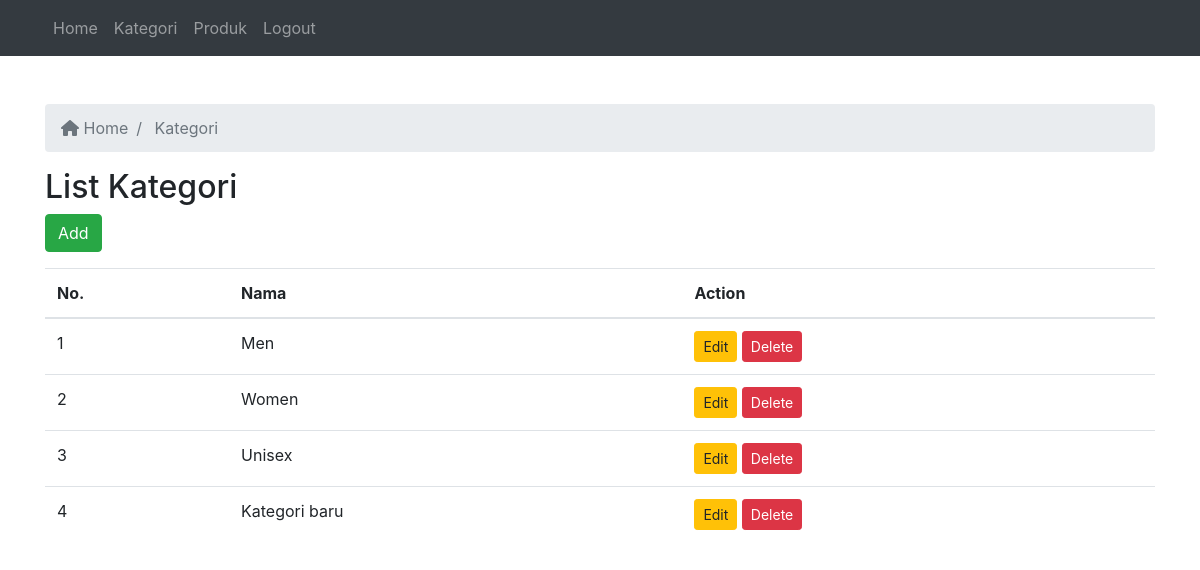
Page /admin_keewa/adminpanel/kategori.php (signed in) on the committed database.
### tables this page shows
CREATE TABLE `kategori` (
  `id` int(11) NOT NULL,
  `nama` varchar(100) DEFAULT NULL
);

### admin_keewa/adminpanel/kategori.php (the view, shortened to what this page needs)
<?php
require "../koneksi.php";
$queryKategori = mysqli_query($con, "SELECT * FROM kategori");
$jumlahKategori = mysqli_num_rows($queryKategori);
?>
<!DOCTYPE html>
<html lang="en">
<head>
    <link rel="stylesheet" href="https://maxcdn.bootstrapcdn.com/bootstrap/4.0.0/css/bootstrap.min.css">
    <link rel="stylesheet" href="../fontawesome/css/fontawesome.min.css">
</head>
<body>
    <?php require "navbar.php"; ?>
    <div class="container mt-5">
        <nav aria-label="breadcrumb">
            <ol class="breadcrumb">
                <li class="breadcrumb-item active" aria-current="page">
                    <a href="../adminpanel" class="no-decoration text-muted">
                        <i class="fas fa-home"></i> Home
                    </a>
                </li>
                <li class="breadcrumb-item active" aria-current="page">
                    Kategori
                </li>
            </ol>
        </nav>
        <div class="mt-3">
            <h2>List Kategori</h2>
            <button class="btn btn-success mb-3" data-toggle="modal" data-target="#addModal">
                Add
            </button>
            <div class="table-responsive">
                <table class="table">
                    <thead>
                        <tr>
                            <th>No.</th>
                            <th>Nama</th>
                            <th>Action</th>
                        </tr>
                    </thead>
                    <tbody>
                        <?php
                        if ($jumlahKategori == 0) {
                        ?>
                            <tr>
                                <td colspan=3 class="text-center">Data kategori tidak tersedia</td>
                            </tr>
                            <?php
                        } else {
                            $jumlah = 1;
                            while ($data = mysqli_fetch_array($queryKategori)) {
                            ?>
                                <tr>
                                    <td><?php echo $jumlah; ?></td>
                                    <td><?php echo $data['nama']; ?></td>
                                    <td>
                                        <button class="btn btn-warning btn-sm" data-toggle="modal" data-target="#editModal<?php echo $data['id']; ?>">
                                            Edit
                                        </button>
                                        <button class="btn btn-danger btn-sm" data-toggle="modal" data-target="#deleteModal<?php echo $data['id']; ?>">
                                            Delete
                                        </button>
                                    </td>
                                </tr>
                        <?php
                                $jumlah++;
                            }
                        }
                        ?>
                    </tbody>
                </table>
            </div>
        </div>
    </div>
</body>
</html>

### admin_keewa/adminpanel/kategori.php (style rules this page uses)
.no-decoration { text-decoration: none; }

### rows in the picture
kategori: nama "Men"
kategori: nama "Women"
kategori: nama "Unisex"
kategori: nama "Kategori baru"
